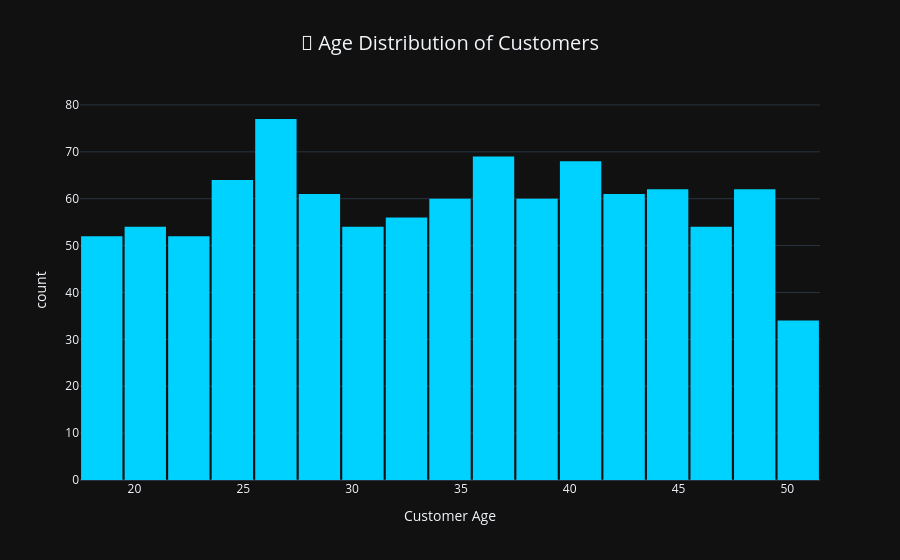

The notebook cell this image was saved under:
### Markdown cell above
---
## 3. 📊 Exploratory Data Analysis (EDA)
### 3.1 Demographics Dashboard

### Code cell
# --- Age Distribution ---
fig = px.histogram(data, x='Age', nbins=30, color_discrete_sequence=['#00d2ff'],
                   template='plotly_dark', title='🎂 Age Distribution of Customers',
                   labels={'Age': 'Customer Age', 'count': 'Frequency'})
fig.update_layout(bargap=0.05, title_font_size=20, title_x=0.5)
fig.show()

### Figure 1 — Plotly figure (JSON) as saved in the notebook; plotly's stock layout.template omitted (floating-point values rounded to 4 significant figures; data arrays with more than 128 entries replaced by an {"elided": "..."} marker saying what was removed)
{"data": [{"bingroup": "x", "hovertemplate": "Customer Age=%{x}<br>count=%{y}<extra></extra>", "legendgroup": "", "marker": {"color": "#00d2ff", "pattern": {"shape": ""}}, "name": "", "nbinsx": 30, "orientation": "v", "showlegend": false, "type": "histogram", "x": {"elided": "1000 int values"}, "xaxis": "x", "yaxis": "y"}], "layout": {"bargap": 0.05, "barmode": "relative", "legend": {"tracegroupgap": 0}, "title": {"font": {"size": 20}, "text": "🎂 Age Distribution of Customers", "x": 0.5}, "xaxis": {"anchor": "y", "domain": [0, 1], "title": {"text": "Customer Age"}}, "yaxis": {"anchor": "x", "domain": [0, 1], "title": {"text": "count"}}}}
